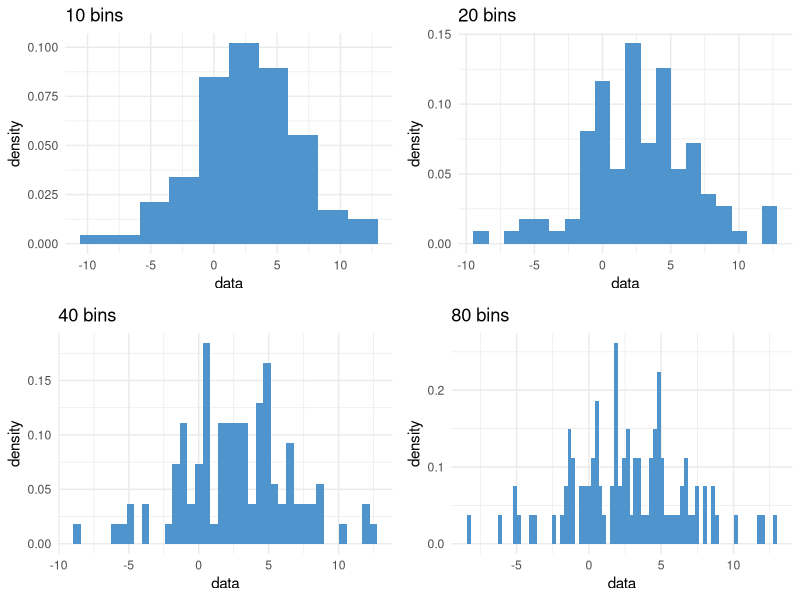
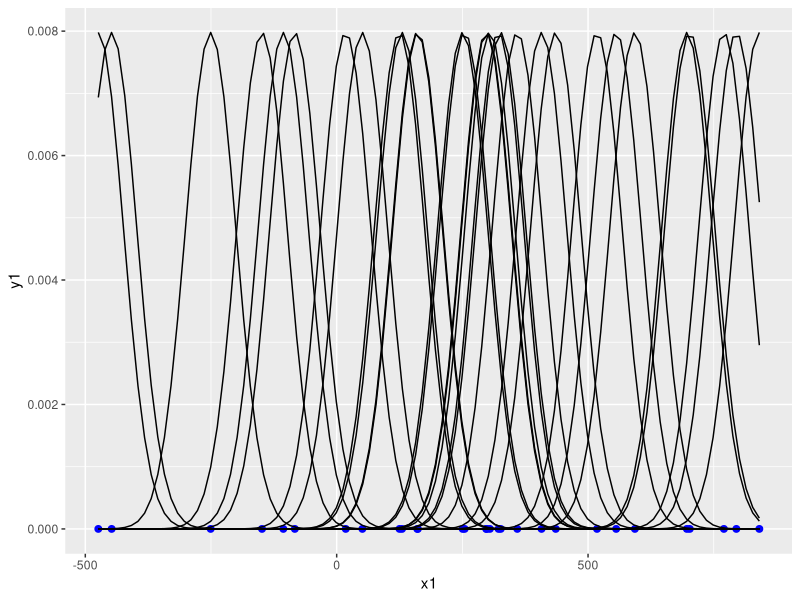
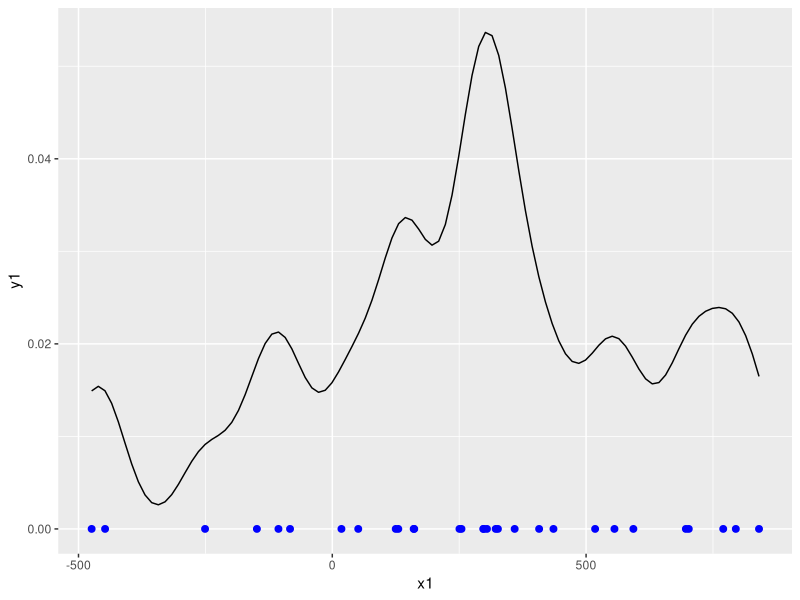
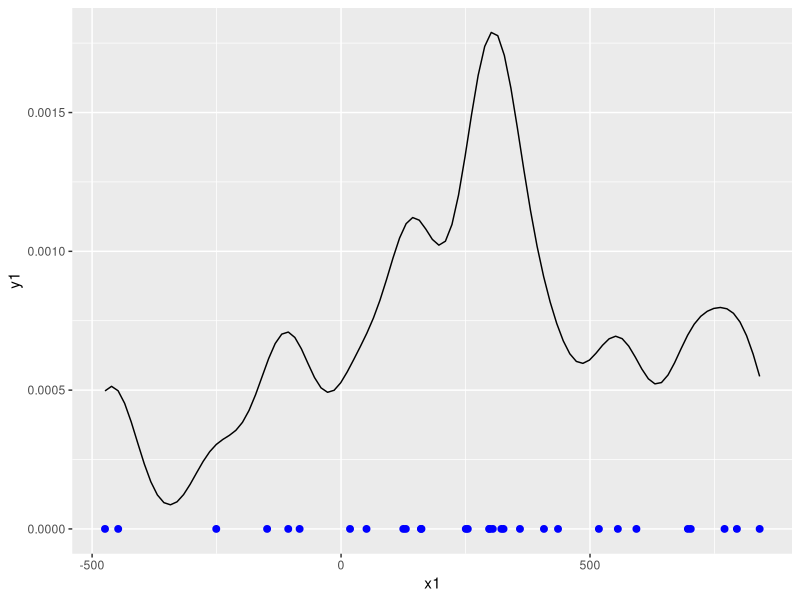
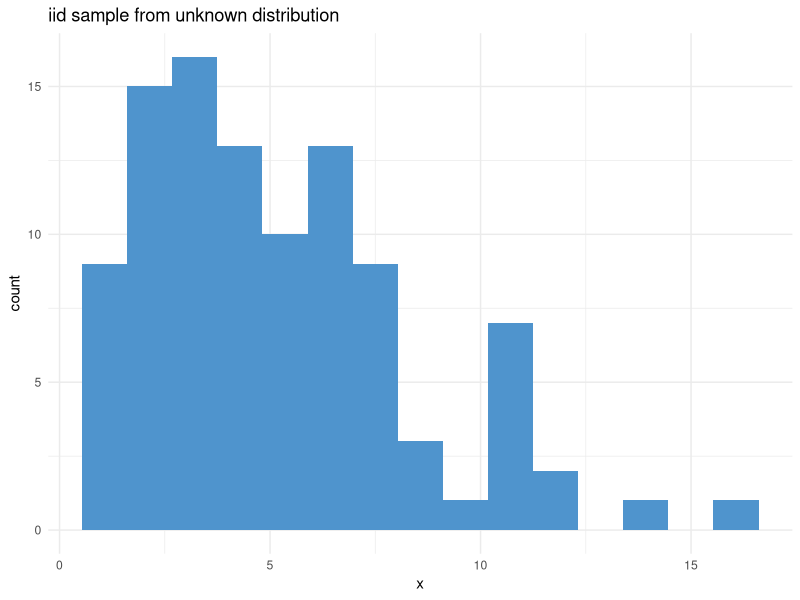
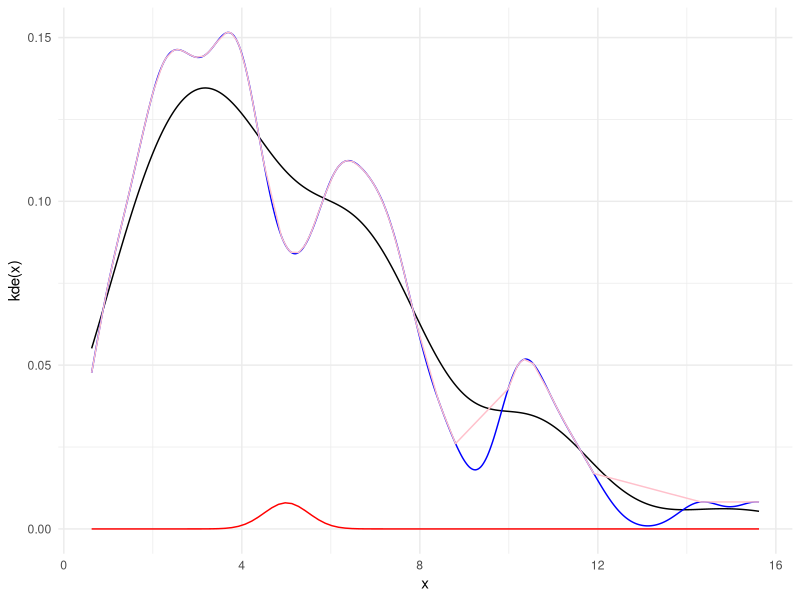
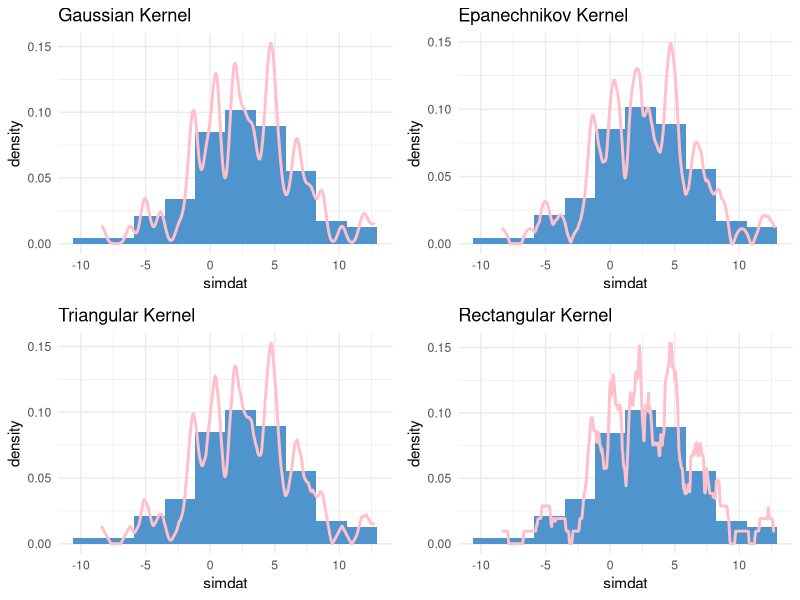
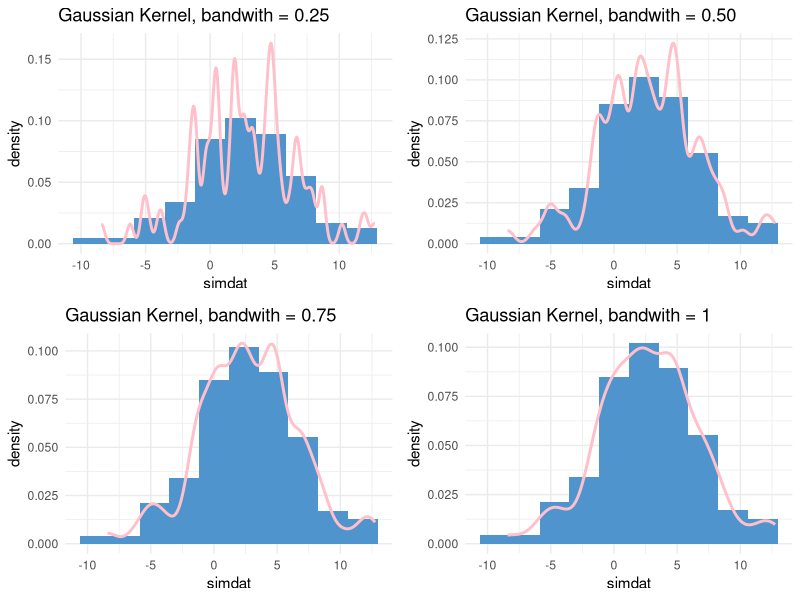

Generate these figures, in order, with R:
## ---- chunk 1
# this code chunk installs and loads all the libraries you'll need for the activity
packages <- c('ggplot2', 'gridExtra')

miss_pkgs <- packages[!packages %in% installed.packages()[,1]]

if(length(miss_pkgs) > 0){
  install.packages(miss_pkgs)
}

invisible(lapply(packages, library, character.only = TRUE))

rm(miss_pkgs, packages)

set.seed(455)
## ---- chunk 2
set.seed(455)
simdat <- rnorm(n = 100, mean = 2, sd = 4)
# fn borrowed from Son Phan
hist_bins <- function(data, bins) {
  ggplot(mapping = aes(x = data, y=..density..)) +
  geom_histogram(bins = bins, fill = "steelblue3") + 
  ggtitle(sprintf(fmt = "%i bins", bins)) + theme_minimal()
}

grid.arrange(hist_bins(simdat, 10), 
             hist_bins(simdat, 20), 
             hist_bins(simdat, 40), 
             hist_bins(simdat, 80), nrow=2)
## ---- chunk 3
set.seed(10)
x1 <- rnorm(30, mean = 400, sd = 400)
y1 <- rnorm(30, mean = 0, sd = 0)

simdat1 <- data.frame(x1, y1)

#for (q in 1:30){
ggplot(simdat1) +
  geom_point(aes(x = x1, y = y1), color = "blue", size = 2)+
  stat_function(fun = dnorm, args = list(mean = x1[1], sd = 50))+
  stat_function(fun = dnorm, args = list(mean = x1[2], sd = 50))+
  stat_function(fun = dnorm, args = list(mean = x1[3], sd = 50))+
  stat_function(fun = dnorm, args = list(mean = x1[4], sd = 50))+
  stat_function(fun = dnorm, args = list(mean = x1[5], sd = 50))+
  stat_function(fun = dnorm, args = list(mean = x1[6], sd = 50))+
  stat_function(fun = dnorm, args = list(mean = x1[7], sd = 50))+
  stat_function(fun = dnorm, args = list(mean = x1[8], sd = 50))+
  stat_function(fun = dnorm, args = list(mean = x1[9], sd = 50))+
  stat_function(fun = dnorm, args = list(mean = x1[10], sd = 50))+
  stat_function(fun = dnorm, args = list(mean = x1[11], sd = 50))+
  stat_function(fun = dnorm, args = list(mean = x1[12], sd = 50))+
  stat_function(fun = dnorm, args = list(mean = x1[13], sd = 50))+
  stat_function(fun = dnorm, args = list(mean = x1[14], sd = 50))+
  stat_function(fun = dnorm, args = list(mean = x1[15], sd = 50))+
  stat_function(fun = dnorm, args = list(mean = x1[16], sd = 50))+
  stat_function(fun = dnorm, args = list(mean = x1[17], sd = 50))+
  stat_function(fun = dnorm, args = list(mean = x1[18], sd = 50))+
  stat_function(fun = dnorm, args = list(mean = x1[19], sd = 50))+
  stat_function(fun = dnorm, args = list(mean = x1[20], sd = 50))+
  stat_function(fun = dnorm, args = list(mean = x1[21], sd = 50))+
  stat_function(fun = dnorm, args = list(mean = x1[22], sd = 50))+
  stat_function(fun = dnorm, args = list(mean = x1[23], sd = 50))+
  stat_function(fun = dnorm, args = list(mean = x1[24], sd = 50))+
  stat_function(fun = dnorm, args = list(mean = x1[25], sd = 50))+
  stat_function(fun = dnorm, args = list(mean = x1[26], sd = 50))+
  stat_function(fun = dnorm, args = list(mean = x1[27], sd = 50))+
  stat_function(fun = dnorm, args = list(mean = x1[28], sd = 50))+
  stat_function(fun = dnorm, args = list(mean = x1[29], sd = 50))+
  stat_function(fun = dnorm, args = list(mean = x1[30], sd = 50))
#}
## ---- chunk 4
eq <- function(x){
  dnorm(x, mean = x1[1], sd = 50)+
  dnorm(x, mean = x1[2], sd = 50)+
  dnorm(x, mean = x1[3], sd = 50)+
  dnorm(x, mean = x1[4], sd = 50)+
  dnorm(x, mean = x1[5], sd = 50)+
  dnorm(x, mean = x1[6], sd = 50)+
  dnorm(x, mean = x1[7], sd = 50)+
  dnorm(x, mean = x1[8], sd = 50)+
  dnorm(x, mean = x1[9], sd = 50)+
  dnorm(x, mean = x1[10],sd = 50)+
  dnorm(x, mean = x1[11], sd = 50)+
  dnorm(x, mean = x1[12], sd = 50)+
  dnorm(x, mean = x1[13], sd = 50)+
  dnorm(x, mean = x1[14], sd = 50)+
  dnorm(x, mean = x1[15], sd = 50)+
  dnorm(x, mean = x1[16], sd = 50)+
  dnorm(x, mean = x1[17], sd = 50)+
  dnorm(x, mean = x1[18], sd = 50)+
  dnorm(x, mean = x1[19], sd = 50)+
  dnorm(x, mean = x1[20], sd = 50)+  
  dnorm(x, mean = x1[21], sd = 50)+
  dnorm(x, mean = x1[22], sd = 50)+
  dnorm(x, mean = x1[23], sd = 50)+
  dnorm(x, mean = x1[24], sd = 50)+
  dnorm(x, mean = x1[25], sd = 50)+
  dnorm(x, mean = x1[26], sd = 50)+
  dnorm(x, mean = x1[27], sd = 50)+
  dnorm(x, mean = x1[28], sd = 50)+
  dnorm(x, mean = x1[29], sd = 50)+
  dnorm(x, mean = x1[30], sd = 50)
}
ggplot(simdat1) +
  geom_point(aes(x = x1, y = y1), color = "blue", size = 2)+
  stat_function(fun=eq)
## ---- chunk 5
kde <- function(x){
  eq(x)/30
}
ggplot(simdat1) +
  geom_point(aes(x = x1, y = y1), color = "blue", size = 2)+
  stat_function(fun=kde)
## ---- chunk 6
#simulate data, make it impossible to see this code
set.seed(455)
asimdat <- rchisq(n = 100, df = 5)
asimdat <- data.frame(x = asimdat)
## ---- chunk 7
ggplot(asimdat, aes(x=x)) +
  geom_histogram(bins = 15, fill = "steelblue3") +
  theme_minimal() + ggtitle("iid sample from unknown distribution")
## ---- chunk 8
my_est <- function(x, s = 5, h = 0.5){
  # put your estimate here!
   1/((100 * h) *sqrt(2*pi)) * exp(-1/2 * ((s - x)/h)^2) 
}


# to get the whole kde estimate, sum my_est over each s
kern <- matrix(ncol = 100, nrow = 100)
kde <- function(x, s = 5, h = 0.5){
  for(i in 1:100){
    kern[i, ] <- my_est(x = asimdat$x, s = asimdat$x[i], h = h)
  }
  colSums(kern)
}


# uncomment lines in this ggplot code as you finish the functions below

ggplot(asimdat, aes(x=x)) +
  theme_minimal() +
  geom_density() +   # generic geom_density
  geom_density(bw = 0.5, kernel = "gaussian", color = "blue") + #closer to your estimator
  stat_function(fun = my_est, color = "red")  + # your estimate at s = 5
  geom_line(aes(x = x, y = kde(x)), color = "pink") + # and your overall estimate!
  NULL 
## ---- chunk 9
gaus <- ggplot(mapping = aes(x = simdat, y=..density..)) +
  geom_histogram(bins = 10, fill = "steelblue3") + theme_minimal() +
  geom_density(kernel = "gaussian", bw = 0.3, color = "pink", size = 1) +
  ggtitle("Gaussian Kernel")

e <- ggplot(mapping = aes(x = simdat, y=..density..)) +
  geom_histogram(bins = 10, fill = "steelblue3") + theme_minimal() +
  geom_density(kernel = "epanechnikov", bw = 0.3, color = "pink", size = 1) +
  ggtitle("Epanechnikov Kernel")

tri <- ggplot(mapping = aes(x = simdat, y=..density..)) +
  geom_histogram(bins = 10, fill = "steelblue3") + theme_minimal() +
  geom_density(kernel = "triangular", bw = 0.3, color = "pink", size = 1) +
  ggtitle("Triangular Kernel")

rect <- ggplot(mapping = aes(x = simdat, y=..density..)) +
  geom_histogram(bins = 10, fill = "steelblue3") + theme_minimal() +
  geom_density(kernel = "rectangular", bw = 0.3, color = "pink", size = 1) +
  ggtitle("Rectangular Kernel")

grid.arrange(gaus, e, tri, rect, nrow=2)
## ---- chunk 10
gaus25 <- ggplot(mapping = aes(x = simdat, y=..density..)) +
  geom_histogram(bins = 10, fill = "steelblue3") + theme_minimal() +
  geom_density(kernel = "gaussian", bw = 0.25, color = "pink", size = 1) +
  ggtitle("Gaussian Kernel, bandwith = 0.25")

gaus50 <- ggplot(mapping = aes(x = simdat, y=..density..)) +
  geom_histogram(bins = 10, fill = "steelblue3") + theme_minimal() +
  geom_density(kernel = "gaussian", bw = 0.50, color = "pink", size = 1) +
  ggtitle("Gaussian Kernel, bandwith = 0.50")

gaus75 <- ggplot(mapping = aes(x = simdat, y=..density..)) +
  geom_histogram(bins = 10, fill = "steelblue3") + theme_minimal() +
  geom_density(kernel = "gaussian", bw = 0.75, color = "pink", size = 1) +
  ggtitle("Gaussian Kernel, bandwith = 0.75")

gaus1 <- ggplot(mapping = aes(x = simdat, y=..density..)) +
  geom_histogram(bins = 10, fill = "steelblue3") + theme_minimal() +
  geom_density(kernel = "gaussian", bw = 1, color = "pink", size = 1) +
  ggtitle("Gaussian Kernel, bandwith = 1")

grid.arrange(gaus25, gaus50, gaus75, gaus1, nrow=2)
## ---- chunk 11
ggplot(asimdat, aes(x = x, y = kde(h = 2))) +
  geom_line()
